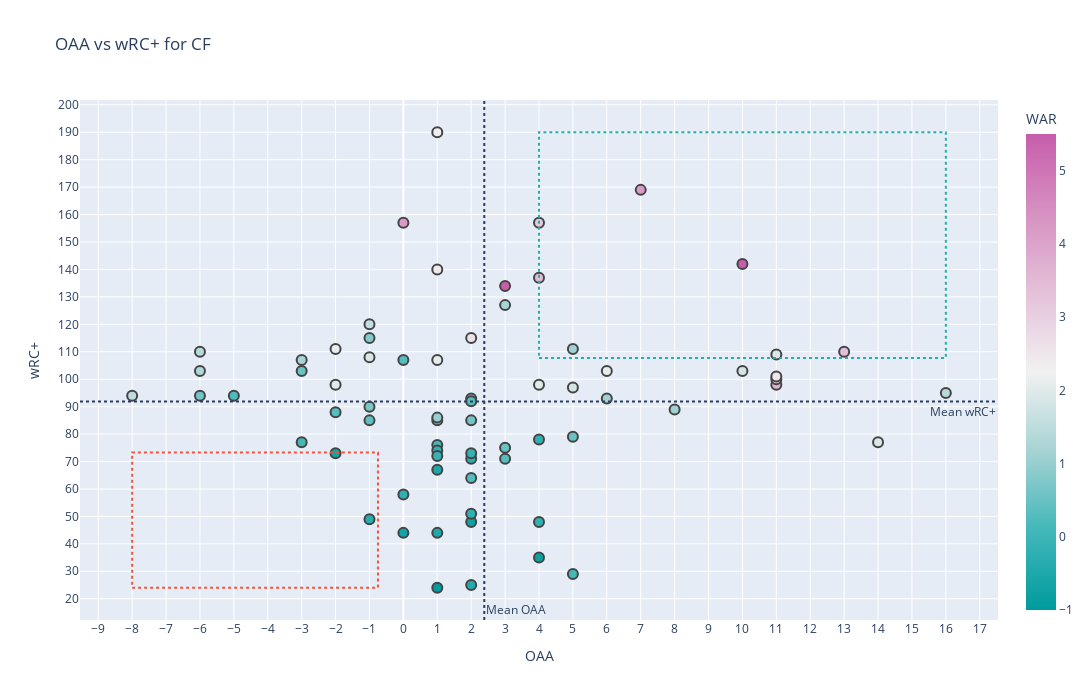

This figure's notebook cell:
### Markdown cell above
## Outfield

### Code cell
cf_plot

### Figure 1 — Plotly figure (JSON) as saved in the notebook; plotly's stock layout.template omitted (floating-point values rounded to 4 significant figures; data arrays with more than 128 entries replaced by an {"elided": "..."} marker saying what was removed)
{"data": [{"customdata": {"elided": "70x2 mixed values"}, "hovertemplate": "<b>%{hovertext}</b><br><br>OAA=%{x}<br>wRC+=%{y}<br>Team=%{customdata[0]}<br>PA=%{customdata[1]}<br>WAR=%{marker.color}<extra></extra>", "hovertext": ["Manuel Margot", "Michael A. Taylor", "Harrison Bader", "Myles Straw", "Chas McCormick", "Adolis Garcia", "Kevin Kiermaier", "Brett Phillips", "Bryan Reynolds", "Bradley Zimmer", "Byron Buxton", "Odubel Herrera", "Trent Grisham", "Jake Meyers", "Guillermo Heredia", "Leody Taveras", "Lorenzo Cain", "Daulton Varsho", "Jake Marisnick", "Brandon Nimmo", "Jackie Bradley Jr.", "Luis Robert", "Jarrod Dyson", "Starling Marte", "DJ Peters", "Adam Engel", "Yonathan Daza", "Travis Jankowski", "Billy Hamilton", "Derek Hill", "Oscar Mercado", "Cody Bellinger", "Jonathan Davis", "Juan Lagares", "Magneuris Sierra", "Taylor Trammell", "Mark Canha", "Shogo Akiyama", "Sam Hilliard", "Victor Robles", "Steven Duggar", "Brandon Marsh", "JaCoby Jones", "Aaron Hicks", "Lewis Brinson", "Nick Senzel", "George Springer", "Mike Trout", "Tim Locastro", "Kyle Lewis", "Danny Santana", "Ronald Acuna Jr.", "Jake Cave", "Randal Grichuk", "Rafael Ortega", "Akil Baddoo", "Bryan De La Cruz", "Kevin Pillar", "Ramon Laureano", "Jarred Kelenic", "Victor Reyes", "Leury Garcia", "Andrew McCutchen", "Lane Thomas", "Nick Gordon", "Brian Goodwin", "Tyler Naquin", "Joc Pederson", "Ian Happ", "Charlie Blackmon"], "legendgroup": "", "marker": {"color": [1.4, 1.9, 3.4, 3.7, 1.9, 2.9, 2.5, 1.8, 5.5, 1.1, 4.2, 1.1, 2.1, 1.1, 0.5, 0.1, 1.8, 2, -0.2, 3.5, -0.8, 3.2, -0.2, 5.5, 0.3, 1.2, 0.5, 0.4, 0.3, 0.3, 0.6, -0.8, -0.4, -0.3, -0.2, -0.1, 2.6, -0.5, 0.5, -0.5, 2.1, 1, -1, 0.1, -0.2, -0.1, 2.4, 2.3, -0.7, 0.3, -0.2, 4.2, -0.3, 0.4, 1.6, 1.9, 0.8, 0.7, 2.1, -0.7, 0.3, 2, 1.2, 0.5, 0.1, 0.2, 1.4, 0.6, 1.3, 1.5], "coloraxis": "coloraxis", "line": {"width": 2}, "size": 10, "symbol": "circle"}, "mode": "markers", "name": "", "orientation": "v", "showlegend": false, "type": "scatter", "x": [16, 14, 13, 11, 11, 11, 11, 10, 10, 8, 7, 6, 6, 5, 5, 5, 5, 4, 4, 4, 4, 4, 4, 3, 3, 3, 3, 2, 2, 2, 2, 2, 2, 2, 2, 2, 2, 1, 1, 1, 1, 1, 1, 1, 1, 1, 1, 1, 0, 0, 0, 0, -1, -1, -1, -1, -1, -1, -2, -2, -2, -2, -3, -3, -3, -5, -6, -6, -6, -8], "xaxis": "x", "y": [95, 77, 110, 98, 109, 100, 101, 103, 142, 89, 169, 93, 103, 111, 79, 29, 97, 98, 78, 137, 35, 157, 48, 134, 71, 127, 75, 93, 64, 92, 85, 48, 25, 71, 51, 73, 115, 44, 85, 67, 107, 86, 24, 76, 74, 72, 140, 190, 44, 107, 58, 157, 49, 85, 120, 108, 115, 90, 111, 73, 88, 98, 107, 103, 77, 94, 110, 94, 103, 94], "yaxis": "y"}], "layout": {"annotations": [{"showarrow": false, "text": "Mean wRC+", "x": 1, "xanchor": "right", "xref": "x domain", "y": 91.89, "yanchor": "top", "yref": "y"}, {"showarrow": false, "text": "Mean OAA", "x": 2.386, "xanchor": "left", "xref": "x", "y": 0, "yanchor": "bottom", "yref": "y domain"}], "coloraxis": {"colorbar": {"title": {"text": "WAR"}}, "colorscale": [[0, "rgb(0, 155, 158)"], [0.1667, "rgb(66, 183, 185)"], [0.3333, "rgb(167, 211, 212)"], [0.5, "rgb(241, 241, 241)"], [0.6667, "rgb(228, 193, 217)"], [0.8333, "rgb(214, 145, 193)"], [1, "rgb(199, 93, 171)"]]}, "height": 700, "legend": {"tracegroupgap": 0}, "shapes": [{"line": {"color": "LightSeaGreen", "dash": "dot", "width": 2}, "x0": 4, "x1": 16, "y0": 107.8, "y1": 190}, {"line": {"color": "#EF553B", "dash": "dot", "width": 2}, "x0": -8, "x1": -0.75, "y0": 24, "y1": 73.25}, {"line": {"dash": "dot"}, "type": "line", "x0": 0, "x1": 1, "xref": "x domain", "y0": 91.89, "y1": 91.89, "yref": "y"}, {"line": {"dash": "dot"}, "type": "line", "x0": 2.386, "x1": 2.386, "xref": "x", "y0": 0, "y1": 1, "yref": "y domain"}], "title": {"text": "OAA vs wRC+ for CF"}, "width": 1350, "xaxis": {"anchor": "y", "domain": [0, 1], "nticks": 40, "title": {"text": "OAA"}}, "yaxis": {"anchor": "x", "domain": [0, 1], "nticks": 20, "title": {"text": "wRC+"}}}}
